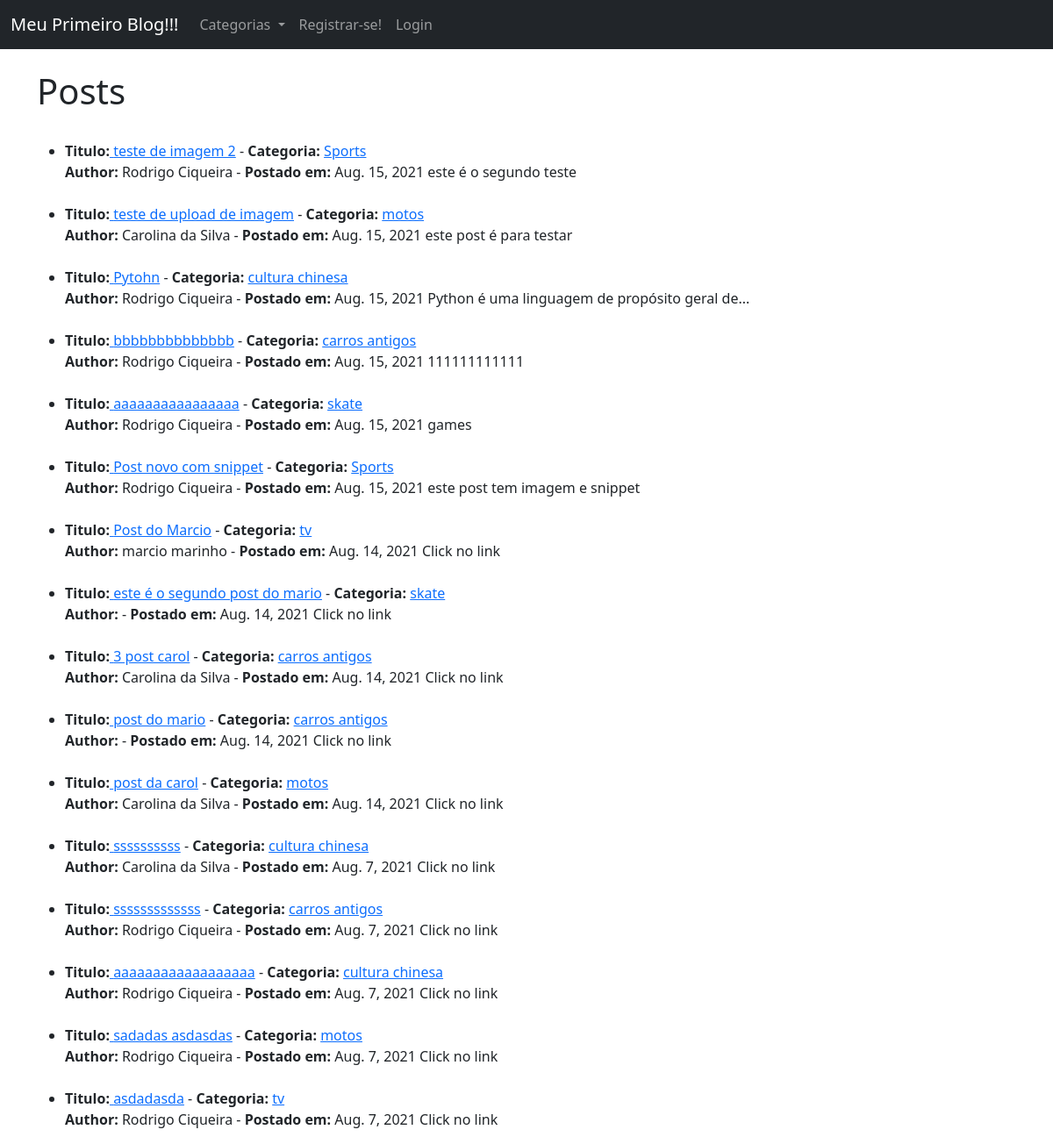
/, run on an earlier commit of the app's database.
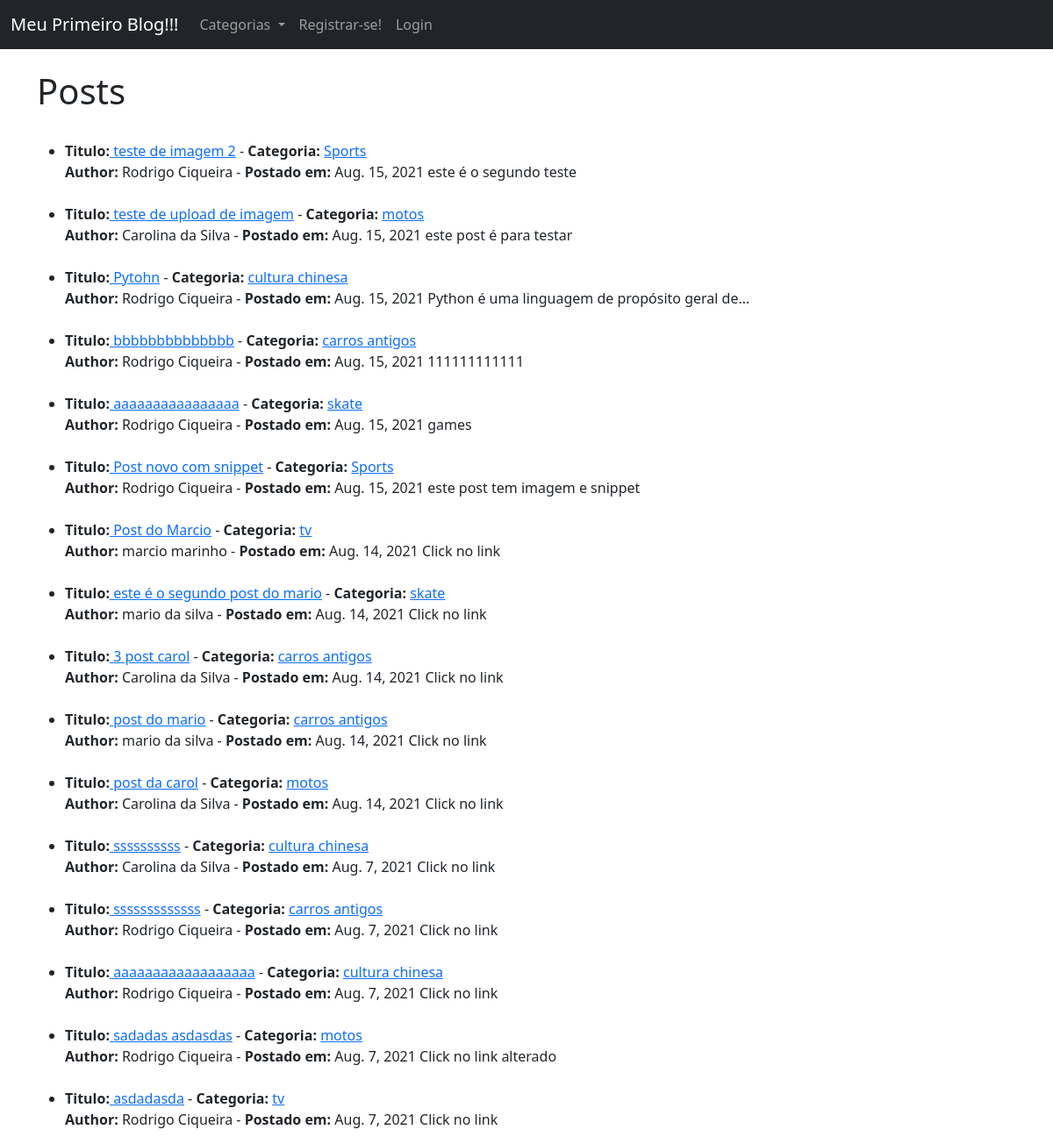
And on a later commit of the database.
### MeuBlog/models.py (models this page shows, shortened)
class Post(models.Model):
    title = models.CharField(max_length=255)
    header_image = models.ImageField(null=True, blank=True, upload_to="images/")
    title_tag = models.CharField(max_length=255, default=" ")
    author = models.ForeignKey(User, on_delete=models.CASCADE)
    body = RichTextField(blank=True, null=True)
    post_date = models.DateField(auto_now_add=True)
    category = models.CharField(max_length=255, default='coding')
    snippet = models.CharField(max_length=255)
    likes = ManyToManyField(User, related_name='blog_posts')

### MeuBlog/views.py (the view)
# urls.py: path('',  HomeView.as_view(), name="home"),
class HomeView(ListView):
    model = Post
    template_name = 'home.html'
    ordering = ['-id']
    def get_context_data(self, *args, **kwargs):
        cat_menu = Category.objects.all()
        context = super(HomeView, self).get_context_data(*args, **kwargs)
        context["cat_menu"] = cat_menu
        return context

### MeuBlog/models.py (called while the page is built)
    def __str__(self):
        return self.name

### MeuBlog/templates/home.html (shortened to what this page needs)
{% extends 'base.html' %}
{% block content %}
<h1>Posts</h1>
<ul>
{% for post in object_list %}
    <br>
    <li><strong>Titulo:</strong><a href="{% url 'article-detail' post.pk %}">
        {{ post.title }}</a> -
        <strong>Categoria:</strong> <a href="{% url 'category' post.category|slugify %}">{{ post.category }}</a>
        <br> <strong>Author:</strong> {{ post.author.first_name }} {{ post.author.last_name }} -
        <strong>Postado em:</strong> {{ post.post_date }}
    {{ post.snippet }}
    </li>
{% endfor%}
</ul>
{% endblock %}

What changed in the data, as far as the page shows it:
changed through a linked row, Post "este é o segundo post do mario": author.first_name (not shown) → "mario"; author.last_name (not shown) → "da silva"
changed through a linked row, Post "post do mario": author.first_name (not shown) → "mario"; author.last_name (not shown) → "da silva"
changed Post "sadadas asdasdas": snippet "Click no link" → "Click no link alterado"
